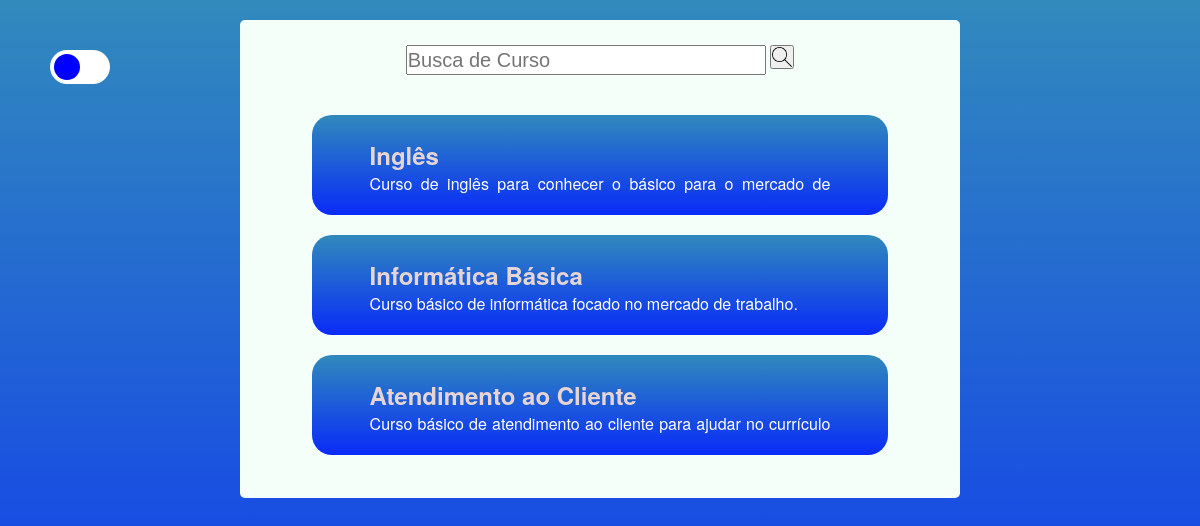
The page /PHP/cursos.php on the database its author committed.
### tables this page shows
CREATE TABLE `cursos` (
  `id_curso` int(11) NOT NULL,
  `titulo` varchar(500) NOT NULL,
  `descricao` varchar(1000) NOT NULL,
  `custo` decimal(7,2) DEFAULT NULL,
  `carga_horario` varchar(50) DEFAULT NULL
);

### PHP/back/exibir_curso.php (called while the page is built, shortened)
<?php
class Cursos
{
    private $mysql;
    public function __construct(mysqli $mysql)
    {
        $this->mysql = $mysql;
    }
    public function exibirTodos(): array
    {
        $resultado = $this->mysql->query("SELECT * FROM cursos");
        $cursos = $resultado->fetch_all(MYSQLI_ASSOC);
        return $cursos;
    }
}

### PHP/cursos.php (the view, shortened to what this page needs)
<?php
require 'back/config.php';
include 'back/exibir_curso.php';
if ($_SERVER['REQUEST_METHOD'] === 'POST') {
    $curso = new Cursos($mysql);
    $cursos =$curso->encontrarPorTitulo($_POST['busca_curso']);
}else{
    $curso = new Cursos($mysql);
    $cursos =$curso->exibirTodos();
}
?>
<!DOCTYPE html>
<html lang="pt-br">
    <head>
        <link rel="stylesheet" type="text/css" href="../CSS/cursos.css">
        <link rel="stylesheet" type="text/css" href="../CSS/dark.css">
    </head>
    <body>
        <div class="dark">
            <label class="switch">
                <div class="switch-wrapper">
                    <span class="switch-button"></span>
                </div>
            </label>
        </div>
        <center><div class="container">
            <form action="cursos.php" id="buscar_curso" method="POST" name="Pesquisa">
                <input type="text" id="busca_curso" name="busca_curso" value="" placeholder="Busca de Curso">
                <button><img class="img_lupa" src="../IMG/lupa-arredondada.png" ></button>
            </form>
            <?php foreach ($cursos as $curso) : ?>
                <div class="box_curso">
                    <div class="cont">
                        <br><h2>
                            <a href="curso.php?id_curso=<?php echo $curso['id_curso']; ?>">
                                <?php echo $curso['titulo']; ?>
                            </a>
                        </h2>
                        <p>
                            <?php echo nl2br($curso['descricao']); ?>
                        </p>
                    </div>
                </div>
            <?php endforeach; ?>
            <br>
        </div></center>
    </body>
</html>

### CSS/cursos.css (style rules this page uses)
* { margin: 0; padding: 0; }
body { font-family: "Helvetica Neue", "Helvetica", "Helvetica", "Arial", "sans-serif"; box-sizing: border-box; width: 100%; min-height: 100vh; }
html { --background: linear-gradient(180deg, rgba(4, 112, 174, 0.82) 0%, rgba(5, 39, 248, 0.98) 100%); }
html { background: var(--background); }
a:link { color: rgb(231, 213, 213); text-decoration: none; }
.container { width: 60%; background: #f5fffa; margin-top: 20px; border-radius: 5px; margin-bottom: 20px; height: auto; }
.box_curso { background: var(--background); width: 80%; text-align: justify; height: 100px; margin-bottom: 20px; color: white; border-radius: 20px; }
#buscar_curso { margin-bottom: 40px; }
input { width: 50%; height: 30px; margin-top: 25px; font-size: 20px; }
.img_lupa { width:20px; height:20px; }
.cont { width: 80%; margin-left: auto; margin-top: auto; margin-bottom: auto; margin-right: auto; overflow: hidden; text-overflow: ellipsis; height: 80%; }

### CSS/dark.css (style rules this page uses)
.dark { margin-top:30px; position: absolute; margin-left: 50px; }
.switch { display: flex; justify-content: center; align-items: center; cursor: pointer; }
.switch .switch-wrapper { display: inline-block; width: 60px; height: 34px; position: relative; }
.switch .switch-wrapper .switch-button { position: absolute; top: 0; left: 0; right: 0; bottom: 0; display: flex; justify-content: space-between; align-items: center; border-radius: 40px; background-color: white; }
.switch .switch-wrapper .switch-button::before { content: ""; width: 26px; height: 26px; position: absolute; left: 4px; bottom: 4px; border-radius: 50%; transition: .4s all ease; background-color: blue; }

### rows shown on the page
cursos: titulo "Inglês", descricao "Curso de inglês para conhecer o básico para o mercado de…"
cursos: titulo "Informática Básica", descricao "Curso básico de informática focado no mercado de trabalho."
cursos: titulo "Atendimento ao Cliente", descricao "Curso básico de atendimento ao cliente para ajudar no currículo…"
